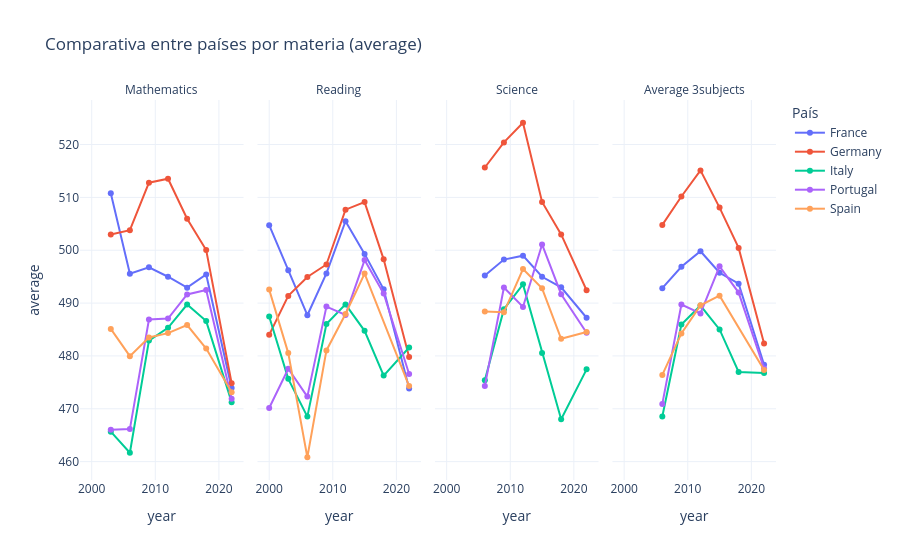

Notebook cell for this chart:
### Code cell
plot_comparar_paises_todas_materias(df=resultados_ocde, paises=['Spain', 'Portugal', 'France', 'Italy', 'Germany']).show()

### Figure 1 — Plotly figure (JSON) as saved in the notebook; plotly's stock layout.template omitted (floating-point values rounded to 4 significant figures)
{"data": [{"hovertemplate": "country=France<br>subject=mathematics<br>year=%{x}<br>average=%{y}<extra></extra>", "legendgroup": "France", "line": {"color": "#636EFA", "dash": "solid"}, "marker": {"symbol": "circle"}, "mode": "lines+markers", "name": "France", "orientation": "v", "showlegend": true, "type": "scatter", "x": [2003, 2006, 2009, 2012, 2015, 2018, 2022], "xaxis": "x", "y": [510.8, 495.5, 496.8, 495.0, 492.9, 495.4, 473.9], "yaxis": "y"}, {"hovertemplate": "country=Germany<br>subject=mathematics<br>year=%{x}<br>average=%{y}<extra></extra>", "legendgroup": "Germany", "line": {"color": "#EF553B", "dash": "solid"}, "marker": {"symbol": "circle"}, "mode": "lines+markers", "name": "Germany", "orientation": "v", "showlegend": true, "type": "scatter", "x": [2003, 2006, 2009, 2012, 2015, 2018, 2022], "xaxis": "x", "y": [503.0, 503.8, 512.8, 513.5, 506.0, 500.0, 474.8], "yaxis": "y"}, {"hovertemplate": "country=Italy<br>subject=mathematics<br>year=%{x}<br>average=%{y}<extra></extra>", "legendgroup": "Italy", "line": {"color": "#00CC96", "dash": "solid"}, "marker": {"symbol": "circle"}, "mode": "lines+markers", "name": "Italy", "orientation": "v", "showlegend": true, "type": "scatter", "x": [2003, 2006, 2009, 2012, 2015, 2018, 2022], "xaxis": "x", "y": [465.7, 461.7, 482.9, 485.3, 489.7, 486.6, 471.3], "yaxis": "y"}, {"hovertemplate": "country=Portugal<br>subject=mathematics<br>year=%{x}<br>average=%{y}<extra></extra>", "legendgroup": "Portugal", "line": {"color": "#AB63FA", "dash": "solid"}, "marker": {"symbol": "circle"}, "mode": "lines+markers", "name": "Portugal", "orientation": "v", "showlegend": true, "type": "scatter", "x": [2003, 2006, 2009, 2012, 2015, 2018, 2022], "xaxis": "x", "y": [466.0, 466.2, 486.9, 487.1, 491.6, 492.5, 471.9], "yaxis": "y"}, {"hovertemplate": "country=Spain<br>subject=mathematics<br>year=%{x}<br>average=%{y}<extra></extra>", "legendgroup": "Spain", "line": {"color": "#FFA15A", "dash": "solid"}, "marker": {"symbol": "circle"}, "mode": "lines+markers", "name": "Spain", "orientation": "v", "showlegend": true, "type": "scatter", "x": [2003, 2006, 2009, 2012, 2015, 2018, 2022], "xaxis": "x", "y": [485.1, 480.0, 483.5, 484.3, 485.8, 481.4, 473.1], "yaxis": "y"}, {"hovertemplate": "country=France<br>subject=reading<br>year=%{x}<br>average=%{y}<extra></extra>", "legendgroup": "France", "line": {"color": "#636EFA", "dash": "solid"}, "marker": {"symbol": "circle"}, "mode": "lines+markers", "name": "France", "orientation": "v", "showlegend": false, "type": "scatter", "x": [2000, 2003, 2006, 2009, 2012, 2015, 2018, 2022], "xaxis": "x2", "y": [504.7, 496.2, 487.7, 495.6, 505.5, 499.3, 492.6, 473.9], "yaxis": "y2"}, {"hovertemplate": "country=Germany<br>subject=reading<br>year=%{x}<br>average=%{y}<extra></extra>", "legendgroup": "Germany", "line": {"color": "#EF553B", "dash": "solid"}, "marker": {"symbol": "circle"}, "mode": "lines+markers", "name": "Germany", "orientation": "v", "showlegend": false, "type": "scatter", "x": [2000, 2003, 2006, 2009, 2012, 2015, 2018, 2022], "xaxis": "x2", "y": [484.0, 491.4, 494.9, 497.3, 507.7, 509.1, 498.3, 479.8], "yaxis": "y2"}, {"hovertemplate": "country=Italy<br>subject=reading<br>year=%{x}<br>average=%{y}<extra></extra>", "legendgroup": "Italy", "line": {"color": "#00CC96", "dash": "solid"}, "marker": {"symbol": "circle"}, "mode": "lines+markers", "name": "Italy", "orientation": "v", "showlegend": false, "type": "scatter", "x": [2000, 2003, 2006, 2009, 2012, 2015, 2018, 2022], "xaxis": "x2", "y": [487.5, 475.7, 468.5, 486.1, 489.8, 484.8, 476.3, 481.6], "yaxis": "y2"}, {"hovertemplate": "country=Portugal<br>subject=reading<br>year=%{x}<br>average=%{y}<extra></extra>", "legendgroup": "Portugal", "line": {"color": "#AB63FA", "dash": "solid"}, "marker": {"symbol": "circle"}, "mode": "lines+markers", "name": "Portugal", "orientation": "v", "showlegend": false, "type": "scatter", "x": [2000, 2003, 2006, 2009, 2012, 2015, 2018, 2022], "xaxis": "x2", "y": [470.2, 477.6, 472.3, 489.3, 487.8, 498.1, 491.8, 476.6], "yaxis": "y2"}, {"hovertemplate": "country=Spain<br>subject=reading<br>year=%{x}<br>average=%{y}<extra></extra>", "legendgroup": "Spain", "line": {"color": "#FFA15A", "dash": "solid"}, "marker": {"symbol": "circle"}, "mode": "lines+markers", "name": "Spain", "orientation": "v", "showlegend": false, "type": "scatter", "x": [2000, 2003, 2006, 2009, 2012, 2015, 2022], "xaxis": "x2", "y": [492.6, 480.5, 460.8, 481.0, 487.9, 495.6, 474.3], "yaxis": "y2"}, {"hovertemplate": "country=France<br>subject=science<br>year=%{x}<br>average=%{y}<extra></extra>", "legendgroup": "France", "line": {"color": "#636EFA", "dash": "solid"}, "marker": {"symbol": "circle"}, "mode": "lines+markers", "name": "France", "orientation": "v", "showlegend": false, "type": "scatter", "x": [2006, 2009, 2012, 2015, 2018, 2022], "xaxis": "x3", "y": [495.2, 498.2, 499.0, 495.0, 493.0, 487.2], "yaxis": "y3"}, {"hovertemplate": "country=Germany<br>subject=science<br>year=%{x}<br>average=%{y}<extra></extra>", "legendgroup": "Germany", "line": {"color": "#EF553B", "dash": "solid"}, "marker": {"symbol": "circle"}, "mode": "lines+markers", "name": "Germany", "orientation": "v", "showlegend": false, "type": "scatter", "x": [2006, 2009, 2012, 2015, 2018, 2022], "xaxis": "x3", "y": [515.6, 520.4, 524.1, 509.1, 503.0, 492.4], "yaxis": "y3"}, {"hovertemplate": "country=Italy<br>subject=science<br>year=%{x}<br>average=%{y}<extra></extra>", "legendgroup": "Italy", "line": {"color": "#00CC96", "dash": "solid"}, "marker": {"symbol": "circle"}, "mode": "lines+markers", "name": "Italy", "orientation": "v", "showlegend": false, "type": "scatter", "x": [2006, 2009, 2012, 2015, 2018, 2022], "xaxis": "x3", "y": [475.4, 488.8, 493.5, 480.5, 468.0, 477.5], "yaxis": "y3"}, {"hovertemplate": "country=Portugal<br>subject=science<br>year=%{x}<br>average=%{y}<extra></extra>", "legendgroup": "Portugal", "line": {"color": "#AB63FA", "dash": "solid"}, "marker": {"symbol": "circle"}, "mode": "lines+markers", "name": "Portugal", "orientation": "v", "showlegend": false, "type": "scatter", "x": [2006, 2009, 2012, 2015, 2018, 2022], "xaxis": "x3", "y": [474.3, 492.9, 489.3, 501.1, 491.7, 484.4], "yaxis": "y3"}, {"hovertemplate": "country=Spain<br>subject=science<br>year=%{x}<br>average=%{y}<extra></extra>", "legendgroup": "Spain", "line": {"color": "#FFA15A", "dash": "solid"}, "marker": {"symbol": "circle"}, "mode": "lines+markers", "name": "Spain", "orientation": "v", "showlegend": false, "type": "scatter", "x": [2006, 2009, 2012, 2015, 2018, 2022], "xaxis": "x3", "y": [488.4, 488.3, 496.4, 492.8, 483.3, 484.5], "yaxis": "y3"}, {"hovertemplate": "country=France<br>subject=average_3subjects<br>year=%{x}<br>average=%{y}<extra></extra>", "legendgroup": "France", "line": {"color": "#636EFA", "dash": "solid"}, "marker": {"symbol": "circle"}, "mode": "lines+markers", "name": "France", "orientation": "v", "showlegend": false, "type": "scatter", "x": [2006, 2009, 2012, 2015, 2018, 2022], "xaxis": "x4", "y": [492.8, 496.9, 499.8, 495.7, 493.7, 478.3], "yaxis": "y4"}, {"hovertemplate": "country=Germany<br>subject=average_3subjects<br>year=%{x}<br>average=%{y}<extra></extra>", "legendgroup": "Germany", "line": {"color": "#EF553B", "dash": "solid"}, "marker": {"symbol": "circle"}, "mode": "lines+markers", "name": "Germany", "orientation": "v", "showlegend": false, "type": "scatter", "x": [2006, 2009, 2012, 2015, 2018, 2022], "xaxis": "x4", "y": [504.8, 510.2, 515.1, 508.1, 500.4, 482.3], "yaxis": "y4"}, {"hovertemplate": "country=Italy<br>subject=average_3subjects<br>year=%{x}<br>average=%{y}<extra></extra>", "legendgroup": "Italy", "line": {"color": "#00CC96", "dash": "solid"}, "marker": {"symbol": "circle"}, "mode": "lines+markers", "name": "Italy", "orientation": "v", "showlegend": false, "type": "scatter", "x": [2006, 2009, 2012, 2015, 2018, 2022], "xaxis": "x4", "y": [468.5, 485.9, 489.5, 485.0, 477.0, 476.8], "yaxis": "y4"}, {"hovertemplate": "country=Portugal<br>subject=average_3subjects<br>year=%{x}<br>average=%{y}<extra></extra>", "legendgroup": "Portugal", "line": {"color": "#AB63FA", "dash": "solid"}, "marker": {"symbol": "circle"}, "mode": "lines+markers", "name": "Portugal", "orientation": "v", "showlegend": false, "type": "scatter", "x": [2006, 2009, 2012, 2015, 2018, 2022], "xaxis": "x4", "y": [470.9, 489.7, 488.0, 497.0, 492.0, 477.6], "yaxis": "y4"}, {"hovertemplate": "country=Spain<br>subject=average_3subjects<br>year=%{x}<br>average=%{y}<extra></extra>", "legendgroup": "Spain", "line": {"color": "#FFA15A", "dash": "solid"}, "marker": {"symbol": "circle"}, "mode": "lines+markers", "name": "Spain", "orientation": "v", "showlegend": false, "type": "scatter", "x": [2006, 2009, 2012, 2015, 2022], "xaxis": "x4", "y": [476.4, 484.3, 489.6, 491.4, 477.3], "yaxis": "y4"}], "layout": {"annotations": [{"font": {}, "showarrow": false, "text": "Mathematics", "x": 0.1175, "xanchor": "center", "xref": "paper", "y": 1.0, "yanchor": "bottom", "yref": "paper"}, {"font": {}, "showarrow": false, "text": "Reading", "x": 0.3725, "xanchor": "center", "xref": "paper", "y": 1.0, "yanchor": "bottom", "yref": "paper"}, {"font": {}, "showarrow": false, "text": "Science", "x": 0.6275, "xanchor": "center", "xref": "paper", "y": 1.0, "yanchor": "bottom", "yref": "paper"}, {"font": {}, "showarrow": false, "text": "Average 3subjects", "x": 0.8825, "xanchor": "center", "xref": "paper", "y": 1.0, "yanchor": "bottom", "yref": "paper"}], "hovermode": "x unified", "legend": {"title": {"text": "País"}, "tracegroupgap": 0}, "title": {"text": "Comparativa entre países por materia (average)"}, "xaxis": {"anchor": "y", "domain": [0.0, 0.235], "title": {"text": "year"}}, "xaxis2": {"anchor": "y2", "domain": [0.255, 0.49], "matches": "x", "title": {"text": "year"}}, "xaxis3": {"anchor": "y3", "domain": [0.51, 0.745], "matches": "x", "title": {"text": "year"}}, "xaxis4": {"anchor": "y4", "domain": [0.765, 1.0], "matches": "x", "title": {"text": "year"}}, "yaxis": {"anchor": "x", "domain": [0.0, 1.0], "title": {"text": "average"}}, "yaxis2": {"anchor": "x2", "domain": [0.0, 1.0], "matches": "y", "showticklabels": false}, "yaxis3": {"anchor": "x3", "domain": [0.0, 1.0], "matches": "y", "showticklabels": false}, "yaxis4": {"anchor": "x4", "domain": [0.0, 1.0], "matches": "y", "showticklabels": false}}}
